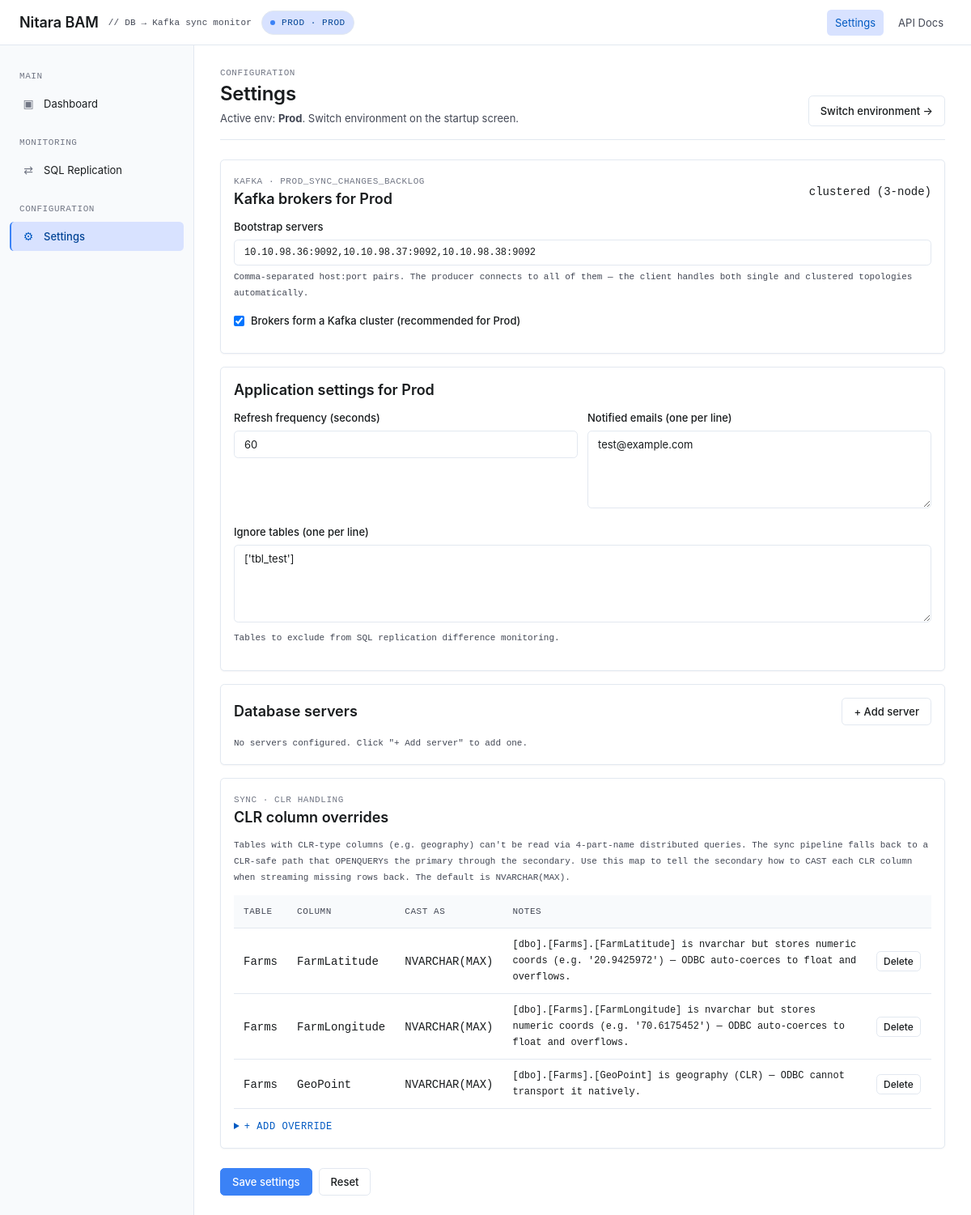
The page /settings on the database its author committed.
### tables this page shows
CREATE TABLE Environments (
                display_name VARCHAR PRIMARY KEY NOT NULL,
                value VARCHAR NOT NULL UNIQUE,
                kafka_brokers VARCHAR,
                kafka_clustered VARCHAR NOT NULL DEFAULT 'false',
                settings_json VARCHAR NOT NULL DEFAULT '{}'
            );

CREATE TABLE ClrColumnOverrides (
                table_name  VARCHAR(256) NOT NULL,
                column_name VARCHAR(256) NOT NULL,
                cast_as     VARCHAR(64)  NOT NULL DEFAULT 'NVARCHAR(MAX)',
                notes       VARCHAR(500),
                PRIMARY KEY (table_name, column_name)
            );

### app.py (the view, shortened to what this page needs)
@app.route('/settings', methods=['GET', 'POST'])
def settings():
    active = _resolve_active_environment()
    if not active:
        return redirect(url_for('select_environment'))
    cfg = active.get('settings') or {}
    refresh_frequency = cfg.get('refresh_frequency', 30)
    notified_emails  = cfg.get('notified_emails', '')
    servers          = cfg.get('servers', [])
    ignore_tables    = '\n'.join(cfg.get('ignore_tables', []))
    clr_overrides = settings_db.list_clr_overrides()
    return render_template(
        'settings.html',
        active_environment=active,
        clr_overrides=clr_overrides,
        saved=False,
    )

### app.py (called while the page is built)
def _resolve_active_environment():
    override = request.args.get('env') if request else None
    if override:
        env = settings_db.get_environment(override)
        if env:
            return env
    active = settings_db.get_active_environment()
    if active:
        return active
    envs = settings_db.list_environments()
    return envs[0] if envs else None

@app.context_processor
def inject_environment():
    return {'active_environment': _resolve_active_environment()}

@app.before_request
def require_environment():
    if request.path in ('/select-environment', '/health'):
        return None
    if request.path.startswith('/static') or request.path.startswith('/apidocs'):
        return None
    if request.path.startswith('/api/'):
        return None
    if settings_db.get_active_environment():
        return None
    return redirect(url_for('select_environment'))

### templates/settings.html (shortened to what this page needs)
{% extends "base.html" %}
{% block content %}
<div class="page-header">
    <div>
        <div class="panel-eyebrow">Configuration</div>
        <h1 class="page-title">Settings</h1>
        <div class="page-subtitle">
            Active env: <strong>{{ active_environment.display_name }}</strong>. Switch environment on the startup screen.
        </div>
    </div>
    <div>
        <a href="/select-environment" class="btn btn-secondary">Switch environment →</a>
    </div>
</div>
<form method="POST" action="/settings">
    <div class="panel">
        <div class="panel-head">
            <div>
                <div class="panel-eyebrow">Kafka · {{ active_environment.value }}_sync_changes_backlog</div>
                <div class="panel-title">Kafka brokers for {{ active_environment.display_name }}</div>
            </div>
            <div>
                {% if active_environment.kafka_clustered %}
                <span class="badge" style="font-family:var(--font-mono);">clustered (3-node)</span>
                {% else %}
                <span class="badge" style="font-family:var(--font-mono);">single</span>
                {% endif %}
            </div>
        </div>
        <div class="form-row">
            <label class="form-label" for="kafka_brokers">
                Bootstrap servers
            </label>
            <input
                type="text"
                id="kafka_brokers"
                name="kafka_brokers"
                class="input mono"
                value="{{ active_environment.kafka_brokers or '' }}"
                placeholder="10.10.98.39:9092                       (single)
10.10.98.36:9092,10.10.98.37:9092,10.10.98.38:9092   (clustered)"
            />
            <div class="form-hint">
                Comma-separated host:port pairs. The producer connects to all of them —
                the client handles both single and clustered topologies automatically.
            </div>
        </div>
        <div class="form-row">
            <label class="form-label" style="display:flex; align-items:center; gap:8px;">
                <input type="checkbox" name="kafka_clustered" value="true" {% if active_environment.kafka_clustered %}checked{% endif %}>
                Brokers form a Kafka cluster (recommended for {{ 'Prod' if active_environment.display_name == 'Prod' else 'this env — leave off for single broker' }})
            </label>
        </div>
    </div>
    <div class="panel">
        <div class="panel-head">
            <div class="panel-title">Application settings for {{ active_environment.display_name }}</div>
        </div>
        <div class="form-grid-2">
            <div class="form-row">
                <label class="form-label" for="refresh_frequency">Refresh frequency (seconds)</label>
                <input type="number" id="refresh_frequency" name="refresh_frequency"
                       class="input" min="10" max="300" step="5"
                       value="{{ active_environment.settings.refresh_frequency | default(30) }}" />
            </div>
            <div class="form-row">
                <label class="form-label" for="notified_emails">Notified emails (one per line)</label>
                <textarea id="notified_emails" name="notified_emails" class="textarea"
                          placeholder="admin@example.com&#10;support@example.com">{{ active_environment.settings.notified_emails | default('', true) }}</textarea>
            </div>
        </div>
        <div class="form-row">
            <label class="form-label" for="ignore_tables">Ignore tables (one per line)</label>
            <textarea id="ignore_tables" name="ignore_tables" class="textarea"
                      placeholder="tbl_Msg91SmSFailureCallbackLog&#10;tbl_MessageLangVariant">{{ active_environment.settings.ignore_tables | default('', true) }}</textarea>
            <div class="form-hint">Tables to exclude from SQL replication difference monitoring.</div>
        </div>
    </div>
    <div class="panel">
        <div class="panel-head">
            <div class="panel-title">Database servers</div>
            <button type="button" class="btn btn-secondary" onclick="showAddServerForm()">+ Add server</button>
        </div>
        <div id="serverList"></div>
    </div>
    <div class="panel">
        <div class="panel-head">
            <div>
                <div class="panel-eyebrow">Sync · CLR handling</div>
                <div class="panel-title">CLR column overrides</div>
            </div>
        </div>
        <div class="form-hint" style="margin-bottom:12px;">
            Tables with CLR-type columns (e.g. <code>geography</code>) can't be read via 4-part-name
            distributed queries. The sync pipeline falls back to a CLR-safe path that OPENQUERYs the
            primary through the secondary. Use this map to tell the secondary how to CAST each CLR
            column when streaming missing rows back. The default is <code>NVARCHAR(MAX)</code>.
        </div>
        {% if clr_overrides %}
        <table class="data-table" style="margin-bottom:12px;">
            <thead><tr>
                <th>Table</th>
                <th>Column</th>
                <th>CAST AS</th>
                <th>Notes</th>
                <th style="width:80px;"></th>
            </tr></thead>
            <tbody>
            {% for o in clr_overrides %}
                <tr>
                    <td><code>{{ o.table_name }}</code></td>
                    <td><code>{{ o.column_name }}</code></td>
                    <td><code style="font-family:var(--font-mono);">{{ o.cast_as }}</code></td>
                    <td style="font-family:var(--font-mono); font-size:12px;">{{ o.notes }}</td>
                    <td>
                        <form method="POST" action="/settings/clr/delete" style="display:inline;">
                            <button type="submit" class="btn btn-secondary" style="padding:4px 8px; font-size:12px;">Delete</button>
                        </form>
                    </td>
                </tr>
            {% endfor %}
            </tbody>
        </table>
        {% else %}
        <div class="form-hint" style="margin-bottom:12px;">No overrides configured.</div>
        {% endif %}
        <details>
            <summary style="cursor:pointer; color:var(--primary); font-family:var(--font-mono); font-size:12px; letter-spacing:0.05em;">+ ADD OVERRIDE</summary>
        </details>
    </div>
    <div style="display:flex; gap:8px; margin-top:24px;">
        <button type="submit" class="btn btn-primary">Save settings</button>
        <button type="reset" class="btn btn-secondary">Reset</button>
    </div>
</form>
{% endblock %}

### templates/base.html (shortened to what this page needs)
<!DOCTYPE html>
<html lang="en">
<head>
</head>
<body>
    <header class="topbar">
        <div class="topbar-left">
            <div class="topbar-brand">Nitara BAM</div>
            <div class="topbar-meta">// DB → Kafka sync monitor</div>
            {% if active_environment %}
            <div class="env-pill">{{ active_environment.display_name }} · {{ active_environment.value }}</div>
            {% endif %}
        </div>
        <nav class="topbar-actions">
            <a href="/settings" class="topbar-link {% if request.path.startswith('/settings') %}active{% endif %}">Settings</a>
            <a href="/apidocs/" class="topbar-link">API Docs</a>
        </nav>
    </header>
    <div class="workspace">
        <aside class="sidebar">
            <div class="sidebar-section">
                <div class="sidebar-title">Main</div>
                <ul class="sidebar-list">
                    <li class="sidebar-item">
                        <a href="/" class="{% if request.path == '/' %}active{% endif %}">
                            <span class="sidebar-icon">▣</span> Dashboard
                        </a>
                    </li>
                </ul>
            </div>
            <div class="sidebar-section">
                <div class="sidebar-title">Monitoring</div>
                <ul class="sidebar-list">
                    <li class="sidebar-item">
                        <a href="/sql-status" class="{% if request.path.startswith('/sql-status') %}active{% endif %}">
                            <span class="sidebar-icon">⇄</span> SQL Replication
                        </a>
                    </li>
                </ul>
            </div>
            <div class="sidebar-section">
                <div class="sidebar-title">Configuration</div>
                <ul class="sidebar-list">
                    <li class="sidebar-item">
                        <a href="/settings" class="{% if request.path.startswith('/settings') %}active{% endif %}">
                            <span class="sidebar-icon">⚙</span> Settings
                        </a>
                    </li>
                </ul>
            </div>
        </aside>
        <main class="main">
            {% block content %}{% endblock %}
        </main>
    </div>
</body>
</html>

### rows shown on the page
Environments: display_name "PROD", value "PROD", display_name "Prod", kafka_brokers "10.10.98.36:9092,10.10.98.37:9092,10.10.98.38:9092", kafka_clustered "☑"
ClrColumnOverrides: table_name "Farms", column_name "FarmLatitude", cast_as "NVARCHAR(MAX)", notes "[dbo].[Farms].[FarmLatitude] is nvarchar but stores numeric coords (e.g. '20.9425972') — ODBC auto-coerces to float and overflows."
ClrColumnOverrides: table_name "Farms", column_name "FarmLongitude", cast_as "NVARCHAR(MAX)", notes "[dbo].[Farms].[FarmLongitude] is nvarchar but stores numeric coords (e.g. '70.6175452') — ODBC auto-coerces to float and overflows."
ClrColumnOverrides: table_name "Farms", column_name "GeoPoint", cast_as "NVARCHAR(MAX)", notes "[dbo].[Farms].[GeoPoint] is geography (CLR) — ODBC cannot transport it natively."
